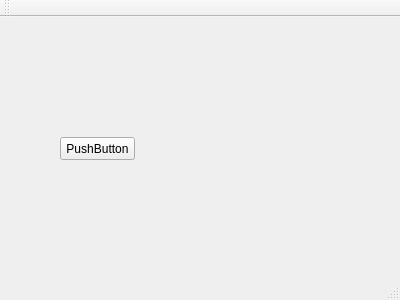
<?xml version="1.0" encoding="UTF-8"?>
<ui version="4.0">
 <class>MainWindow</class>
 <widget class="QMainWindow" name="MainWindow">
  <property name="geometry">
   <rect>
    <x>0</x>
    <y>0</y>
    <width>400</width>
    <height>300</height>
   </rect>
  </property>
  <property name="windowTitle">
   <string>MainWindow</string>
  </property>
  <widget class="QWidget" name="centralWidget">
   <widget class="QPushButton" name="pushButton">
    <property name="geometry">
     <rect>
      <x>60</x>
      <y>120</y>
      <width>75</width>
      <height>23</height>
     </rect>
    </property>
    <property name="text">
     <string>PushButton</string>
    </property>
   </widget>
  </widget>
  <widget class="QMenuBar" name="menuBar">
   <property name="geometry">
    <rect>
     <x>0</x>
     <y>0</y>
     <width>400</width>
     <height>23</height>
    </rect>
   </property>
  </widget>
  <widget class="QToolBar" name="mainToolBar">
   <attribute name="toolBarArea">
    <enum>TopToolBarArea</enum>
   </attribute>
   <attribute name="toolBarBreak">
    <bool>false</bool>
   </attribute>
  </widget>
  <widget class="QStatusBar" name="statusBar"/>
 </widget>
 <layoutdefault spacing="6" margin="11"/>
 <resources/>
 <connections/>
</ui>
